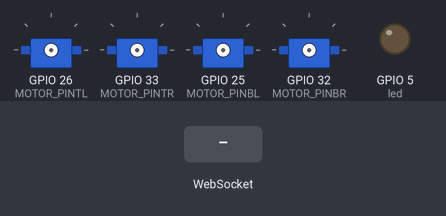
Recording of a sketch running on a simulated ESP32. On the bench: 4 × servo, output pins drawn as LEDs (lit = HIGH). The test bench sets the inputs (shaded band). WiFi joins after 1.5 s; servers stay silent unless stated; what the sketch prints to the serial monitor is not drawn.

Above: at 0.1 s.
At 6.2 s:
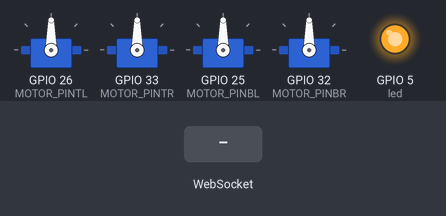
6.3 s: WebSocket text "0" received
At 7.6 s:
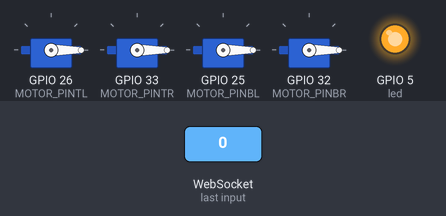
Timing chart, 0 to 9.3 s (numbered marks = the images above; inputs shaded):
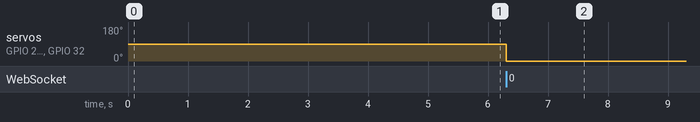

The sketch:

ESC_calib.ino
```cpp
#include <Servo.h>
#include <WiFi.h>
#include <AsyncTCP.h>
#include <ESPAsyncWebServer.h>
#include "SPIFFS.h"
#include <Arduino_JSON.h>

#define MAX_SIGNAL 2000
#define MIN_SIGNAL 1000
#define MOTOR_PINTL 26 //TL
#define MOTOR_PINTR 33 //TR
#define MOTOR_PINBL 25 //BL
#define MOTOR_PINBR 32 //BR
#define led 5

bool flag = false;
int pwrTL = 1000; //tl
int pwrTR = 1000; //tr
int pwrBL = 1000; //bl
int pwrBR = 1000; //br

Servo motorTL;
Servo motorTR;
Servo motorBL;
Servo motorBR;
//==============================
// Initialize SPIFFS
void initFS();
// ========= WiFi =========
void initWiFi();
void initWebSocket();
void staticIp();
// ========= Motors =========
void initMotors();
//==============================

void setup() {
  Serial.begin(9600);
  Serial.println("Program begin...");
   // Configures static IP address
   staticIp();
  //initFS();
  initWiFi();
  delay(1500);
  initMotors();
  initWebSocket();

}

void loop() {
    //if (flag) {
//      motorTL.writeMicroseconds(pwrTL);
//      motorTR.writeMicroseconds(pwrTR);
//      motorBL.writeMicroseconds(pwrBL);
//      motorBR.writeMicroseconds(pwrBR);
      flag = false;
    //}
}
```

motors.ino
```cpp
void initMotors() {
  Serial.println("Init Motors");

  motorTL.attach(MOTOR_PINTL);
  motorTR.attach(MOTOR_PINTR);
  motorBL.attach(MOTOR_PINBL);
  motorBR.attach(MOTOR_PINBR);
}
```

spiffs.ino
```cpp
void initFS() {
  if (!SPIFFS.begin()) {
    Serial.println("An error has occurred while mounting SPIFFS");
  }
  else{
   Serial.println("SPIFFS mounted successfully");
  }
}
```

wifi.ino
```cpp
AsyncWebServer server(80);
AsyncWebSocket ws("/ws");
// Set your Static IP address
IPAddress local_IP(10, 77, 210, 1);
// Set your Gateway IP address
IPAddress gateway(10, 77, 0, 1);
IPAddress subnet(255, 255, 0, 0);

const char* ssid = "Yeico";
const char* password = "yM1koT34m";
String message = "";

void staticIp(){
  if (!WiFi.config(local_IP, gateway, subnet)) {
    Serial.println("STA Failed to configure");
  }
}

void initWiFi() {
  pinMode(led, OUTPUT);
  Serial.print("WIFI status = ");
  Serial.println(WiFi.getMode());
  WiFi.disconnect(true);
  delay(1000);
  WiFi.mode(WIFI_STA);
  delay(1000);
  Serial.print("WIFI status = ");
  Serial.println(WiFi.getMode());
  WiFi.disconnect();
  WiFi.begin(ssid, password);
  Serial.println("IP");
  Serial.print(WiFi.localIP());
  Serial.print("Connecting to WiFi ..");

  while (WiFi.status() != WL_CONNECTED) {
    Serial.print('.');
    Serial.print(WiFi.status());
    digitalWrite(led, LOW);
    delay(500);
  }

  Serial.println("Connected, IP");
  digitalWrite(led, HIGH);   // turn the LED on (HIGH is the voltage level)
  Serial.println(WiFi.localIP());
}

void handleWebSocketMessage(void *arg, uint8_t *data, size_t len) {
  AwsFrameInfo *info = (AwsFrameInfo*)arg;
  if (info->final && info->index == 0 && info->len == len && info->opcode == WS_TEXT) {
    data[len] = 0;
    message = (char*)data;
    Serial.println(message);
      pwrTL = message.substring(0, 4).toInt();
      pwrTR = message.substring(5, 9).toInt();
      pwrBL = message.substring(10,14).toInt();
      pwrBR = message.substring(15,19).toInt();

    Serial.print("TL");
    Serial.print(pwrTL);
    Serial.print("TR");
    Serial.print(pwrTR);
    Serial.print("BL");
    Serial.print(pwrBL);
    Serial.print("BR");
    Serial.print(pwrBR);
    Serial.println();


    motorTL.writeMicroseconds(pwrTL);
    motorTR.writeMicroseconds(pwrTR);
    motorBL.writeMicroseconds(pwrBL);
    motorBR.writeMicroseconds(pwrBR);

    flag = true;
  }
}

void onEvent(AsyncWebSocket *server, AsyncWebSocketClient *client, AwsEventType type, void *arg, uint8_t *data, size_t len) {
  switch (type) {
    case WS_EVT_CONNECT:
      Serial.printf("WebSocket client #%u connected from %s\n", client->id(), client->remoteIP().toString().c_str());
      break;
    case WS_EVT_DISCONNECT:
      Serial.printf("WebSocket client #%u disconnected\n", client->id());
      break;
    case WS_EVT_DATA:
      handleWebSocketMessage(arg, data, len);
      break;
    case WS_EVT_PONG:
    case WS_EVT_ERROR:
      break;
  }
}


void initWebSocket() {
  ws.onEvent(onEvent);
  server.addHandler(&ws);
  // Web Server Root URL
  server.on("/", HTTP_GET, [](AsyncWebServerRequest *request){
    request->send(SPIFFS, "/index.html", "text/html");
  });
  server.serveStatic("/", SPIFFS, "/");
  // Start server
  server.begin();
}
```

Measured:
- after the input at 6.3 s, servo on GPIO 26 (MOTOR_PINTL), servo on GPIO 33 (MOTOR_PINTR), servo on GPIO 25 (MOTOR_PINBL), servo on GPIO 32 (MOTOR_PINBR): 90° → 0° at once
